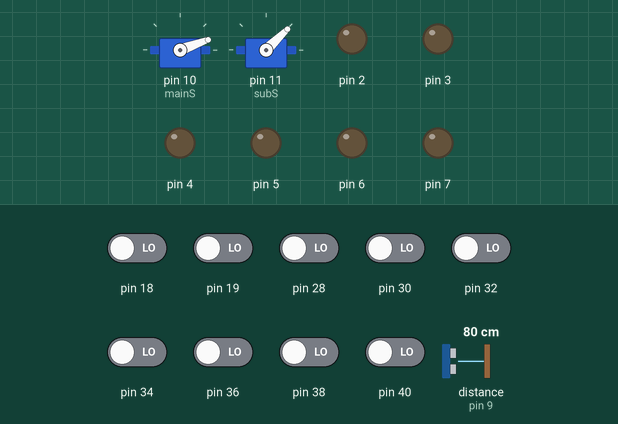
The sketch below on a simulated Arduino Mega 2560, built with avr-gcc and run on an emulated ATmega2560. Shown: 2 × servo, output pins drawn as LEDs (lit = HIGH). Inputs (shaded band) come from the test bench; at power-on: pin 18, pin 19, pin 28, pin 30, pin 32, pin 34, pin 36, pin 38, pin 40 LOW, distance to the obstacle (sensor on pin 9) 80 cm. The echo pulse lasts 58.3 µs per cm.

Above: at 8.6 s.
8.7 s: distance to the obstacle (sensor on pin 9) set to 18 cm
10.2 s: distance to the obstacle (sensor on pin 9) set to 14 cm
At 12.68 s:
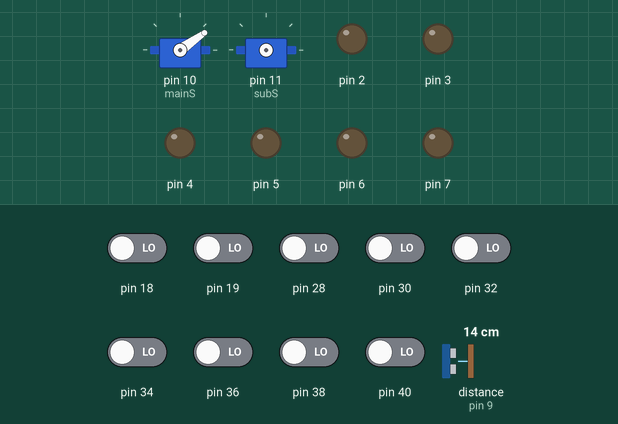
At 15.3 s:
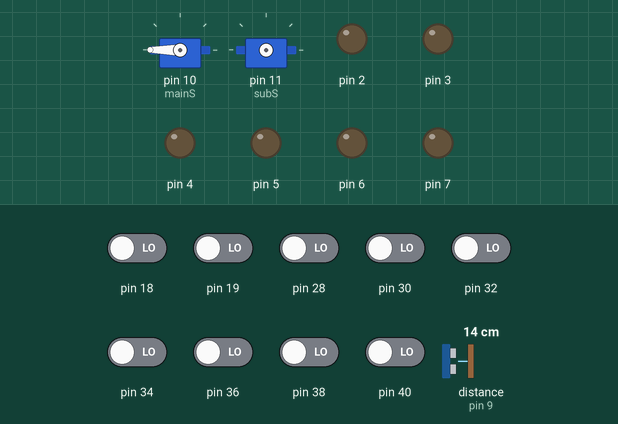
Timing chart, 0 to 21.0 s (numbered marks = the images above; inputs shaded):
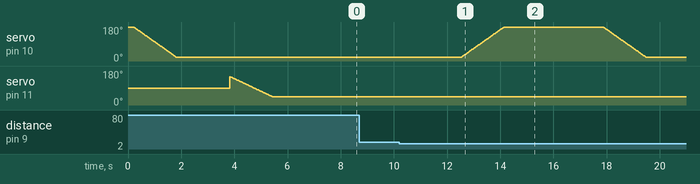

Measured:
- the behaviour switches between 17 and 16 cm on distance to the obstacle (sensor on pin 9) (found by bisection; images 0 and 1)
- after the input at 8.7 s, every drawn part: stays the same
- after the input at 10.2 s, servo on pin 10 (mainS): rises from 20° to 180° in 1.6 s, then falls to 20° in 5.3 s

The sketch:

get_the_box.ino
```cpp
#include <Servo.h>
#include <NewPing.h>

#define MAX_MAIN_SERVO_POSITION 20
#define MIN_MAIN_SERVO_POSITION 200
#define INT_MAIN_SERVO_POSITION 160
#define MAX_SUB_SERVO_POSITION 150
#define MIN_SUB_SERVO_POSITION 44

#define L_LEFT_90 (sensorReadings[0]==1)&&(sensorReadings[1]==1)&&(sensorReadings[2]==1)
#define L_RIGHT_90 (sensorReadings[4]==1)&&(sensorReadings[5]==1)
#define CROSS sensorArrayValue==(sensorReadings[0]==1)&&(sensorReadings[5]==1)
#define SE_POINT sensorArrayValue=63

#define TRIGGER_PIN  8  // Arduino pin tied to trigger pin on the ultrasonic sensor.
#define ECHO_PIN     9  // Arduino pin tied to echo pin on the ultrasonic sensor.
#define MAX_DISTANCE 200 // Maximum distance we want to ping for (in centimeters). Maximum sensor distance is rated at 400-500cm.

NewPing sonar(TRIGGER_PIN, ECHO_PIN, MAX_DISTANCE); // NewPing setup of pins and maximum distance.

Servo mainS;
Servo subS;

int sensorReadings[6];
short error = 0;

int count = 0;
short errorValues[] = {3,2,1,-1,-2,-3};

int maxS = 255, minS = 140, baseSpeed = 170;

int p = 25;
int d = 55;

int leftSpeed, rightSpeed;
int l_error = 0, diff;

int lEncoderCount;
int rEncoderCount;

void setup()
{

  mainS.attach(10);
  subS.attach(11);

  //set sensor pins
  for(int i=0;i<16;i+=2){
    pinMode(32+i,INPUT);
  }

  // motor Pins
  for(int i=0;i<6;i++){
    pinMode(2+i,OUTPUT);
  }
  // encorder intialize
  attachInterrupt(5, lEncoderIncrement, CHANGE);
  attachInterrupt(4, rEncoderIncrement, CHANGE);

  pinMode(A0,INPUT);

  Serial.begin(9600);
  // initialize
  centerPosition();   // get center positon
  delay(1000);
}

void loop()
{
  float value;
  float minDist = 16.00;

  updateSensorArray();
  while(getSonarValue()>minDist){
     // doPID();
  }
//  motorBrake();
//  delay(300);
//  motorStop();
//  delay(3000);
  getBoxMax();
  while(1);
}

void goUntilRightJunction(){
  updateSensorArray();
  while( !(sensorReadings[4]==1 && sensorReadings[4]==1 && sensorReadings[5]==1)){
    doPID();
    updateSensorArray();
  }
  doEncorder(29);
  turnRight();
  fineTune();
}

void goUntilLeftJunction(){
  updateSensorArray();
  while( !(sensorReadings[0]==1 && sensorReadings[1]==1 && sensorReadings[2]==1)){
    doPID();
    updateSensorArray();
  }
  doEncorder(29);
  turnLeft();
  fineTune();
}

void getBoxMax(){

  openHatchServoSlow(); // open hatch
  delay(700);
  moveServoSlowDown();//go down
  delay(1000);
  closeHatchServoSlow();   // close hatch
  delay(700);
  moveServoSlowUp();  // go up
  delay(1000);

}

void getBoxAndPush(){

  openHatchServoSlow(); // open hatch
  delay(700);
  moveServoSlowDown();//go down
  delay(1000);
  closeHatchServoSlow();   // close hatch
  delay(700);

}

void releaseBox(){
  moveServoSlowDown(); //go down
  delay(1000);
  subS.write(MAX_SUB_SERVO_POSITION); // open hatch
  delay(700);
  moveServoSlowUp();  // go up
  delay(1000);
  subS.write(MIN_SUB_SERVO_POSITION); // open hatch
  delay(700);
}

void centerPosition(){

    moveServoSlowUp();
    delay(2000);
    closeHatchServoSlow();
    delay(1000);

}

void moveServoSlowUp(){
  for(int i=MIN_MAIN_SERVO_POSITION;i>=MAX_MAIN_SERVO_POSITION;i--){
    mainS.write(i);
    delay(10);
  }
}
void moveServoSlowDown(){
  for(int i=MAX_MAIN_SERVO_POSITION;i<=MIN_MAIN_SERVO_POSITION;i++){
    mainS.write(i);
    delay(10);
  }
}

void closeHatchServoSlow(){
  for(int i=MAX_SUB_SERVO_POSITION;i>=MIN_SUB_SERVO_POSITION;i--){
    subS.write(i);
    delay(15);
  }
}

void openHatchServoSlow(){
  for(int i=MIN_SUB_SERVO_POSITION;i<=MAX_SUB_SERVO_POSITION;i++){
    subS.write(i);
    delay(15);
  }
}


void updateSensorArray(){
  for(int i=0;i<=12;i+=2){
    sensorReadings[i/2]=digitalRead(40-i);
  }
}

void moveForward(int lpwm, int rpwm){

  lMotorForward(lpwm);
  rMotorForward(rpwm);

}

void lMotorForward(int pwm){
  digitalWrite(3,HIGH);
  digitalWrite(4,LOW);
  analogWrite(2, pwm);
}

void rMotorForward(int pwm){
  digitalWrite(6,HIGH);
  digitalWrite(5,LOW);
  analogWrite(7, pwm);
}

void lMotorReverse(int pwm){
  digitalWrite(4,HIGH);
  digitalWrite(3,LOW);
  analogWrite(2, pwm);
}

void rMotorReverse(int pwm){
  digitalWrite(5,HIGH);
  digitalWrite(6,LOW);
  analogWrite(7, pwm);
}

void motorStop(){

  digitalWrite(4,LOW);
  digitalWrite(3,LOW);
  analogWrite(2, 0);
  digitalWrite(6,LOW);
  digitalWrite(5,LOW);
  analogWrite(7, 0);

}

void motorBrake(){

  digitalWrite(4,HIGH);
  digitalWrite(3,HIGH);
  analogWrite(2, 255);
  digitalWrite(6,HIGH);
  digitalWrite(5,HIGH);
  analogWrite(7, 255);

}

void readLine(){
 updateSensorArray();
 error = 0;
 count = 0;
 for(int i = 0; i < 6;  i++){
   error += sensorReadings[i] * errorValues[i] ;
   count += sensorReadings[i];
 }
}

void doPID(){
  l_error = error;
  readLine();
  //Serial.println(error);
  diff = l_error - error;
 if(count == 0){

   while(count == 0){
     readLine();
     if(l_error < 0)
       moveForward(140,0);
     else
       moveForward(0,140);

   }
   moveForward(130,130);

 }else{

  leftSpeed = baseSpeed - error * p + d * diff;
  rightSpeed = baseSpeed + error * p - d * diff;

  leftSpeed = leftSpeed > maxS ? maxS: leftSpeed ;
  leftSpeed = leftSpeed < minS ? minS : leftSpeed ;

  rightSpeed = rightSpeed > maxS ? maxS: rightSpeed ;
  rightSpeed = rightSpeed < minS ? minS : rightSpeed ;

  moveForward(leftSpeed, rightSpeed);
 }
}

void lEncoderIncrement(){
  lEncoderCount++;
}

void rEncoderIncrement(){
  rEncoderCount++;
}

int getLEncoderCount(){
  return lEncoderCount;
}

int getREncoderCount(){
  return  rEncoderCount;
}

void turnLeft(){
    int leftCounter =20;

    motorBrake();

    lEncoderCount=0;
    rEncoderCount=0;

    rMotorForward(170);
    lMotorReverse(170);
    while(lEncoderCount<leftCounter ){
      Serial.print(lEncoderCount);
      Serial.print(",");
      Serial.println(rEncoderCount);
    }
    motorStop();
}

void turnRight(){
    int rightCounter =23;

    motorBrake();

    lEncoderCount=0;
    rEncoderCount=0;

    lMotorForward(170);
    rMotorReverse(170);
    while(lEncoderCount<rightCounter  ){
      Serial.print(lEncoderCount);
      Serial.print(",");
      Serial.println(rEncoderCount);
    }
    motorStop();
}

void turnBack(){

    int backCounter=54;

    motorBrake();

    lEncoderCount=0;
    rEncoderCount=0;

    lMotorForward(255);
    rMotorReverse(255);
    while(rEncoderCount<backCounter && lEncoderCount<backCounter){
      Serial.print(lEncoderCount);
      Serial.print(",");
      Serial.println(rEncoderCount);
    }
    motorStop();
}

void doEncorder(int enc){

  rEncoderCount=0;
  while(rEncoderCount<enc){
    moveForward(140,140);
  }
  motorBrake();
  delay(200);
  motorStop();
}

void firstRound(){

  goUntilRightJunction();
  goUntilRightJunction();
  goUntilLeftJunction();
  goUntilLeftJunction();

}

void fineTune(){
  updateSensorArray();
    while(sensorReadings[4]==1 || sensorReadings[3]==1){
      updateSensorArray();
      lMotorForward(120);
    }
    while(sensorReadings[1]==1 || sensorReadings[2]==1){
      updateSensorArray();
      rMotorForward(120);
    }

}

void detectBox(){

  float value;
  delay(2000);
  motorStop();
  updateSensorArray();

  while(1){
    value=getSonarValue();
    Serial.println(value);
    if(value<=10){
      break;
    }else{
      //doPID();
    }
  }

  getBoxMax();
  while(1);
}

float getSonarValue(){
  float val;
  delay(31);                      // Wait 50ms between pings (about 20 pings/sec). 29ms should be the shortest delay between pings.
  unsigned int uS = sonar.ping(); // Send ping, get ping time in microseconds (uS).
  val=(float)(uS / US_ROUNDTRIP_CM);
  return val;
}
```
